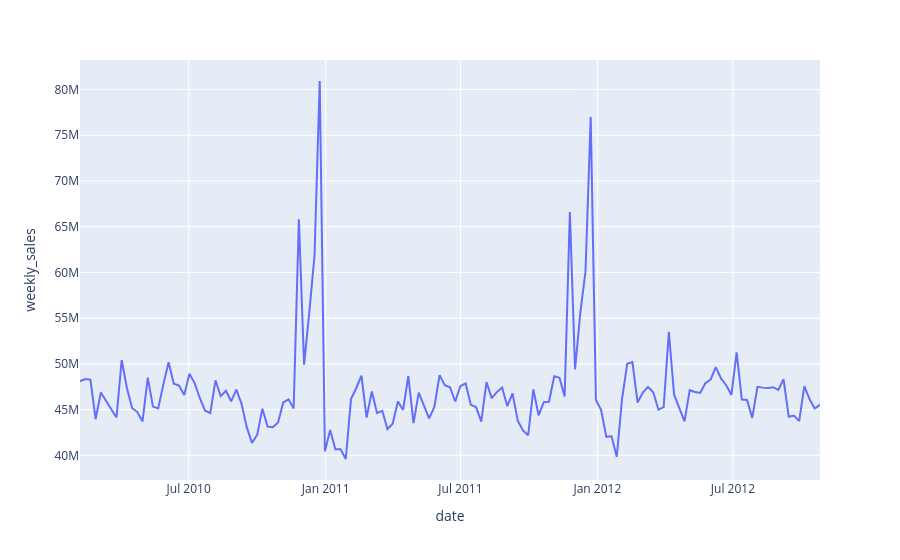

Here is the notebook cell this chart was saved with:
### Code cell
import plotly.express as px

px.line(df_grouped,x=df_grouped.index,y=df_grouped['weekly_sales'])

### Figure 1 — Plotly figure (JSON) as saved in the notebook; plotly's stock layout.template omitted (floating-point values rounded to 4 significant figures; data arrays with more than 128 entries replaced by an {"elided": "..."} marker saying what was removed)
{"data": [{"hovertemplate": "date=%{x}<br>weekly_sales=%{y}<extra></extra>", "legendgroup": "", "line": {"color": "#636efa", "dash": "solid"}, "marker": {"symbol": "circle"}, "mode": "lines", "name": "", "orientation": "v", "showlegend": false, "type": "scatter", "x": {"elided": "143 str values"}, "xaxis": "x", "y": {"elided": "143 float values"}, "yaxis": "y"}], "layout": {"legend": {"tracegroupgap": 0}, "margin": {"t": 60}, "xaxis": {"anchor": "y", "domain": [0, 1], "title": {"text": "date"}}, "yaxis": {"anchor": "x", "domain": [0, 1], "title": {"text": "weekly_sales"}}}}
